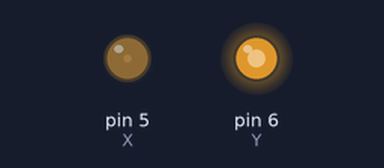
A sketch run on a simulated Arduino Uno, built with avr-gcc and run on an emulated ATmega328P. On the bench: output pins drawn as LEDs (lit = HIGH). What the sketch prints to the serial monitor is not drawn.

Above: at 0.05 s.
At 0.3 s:
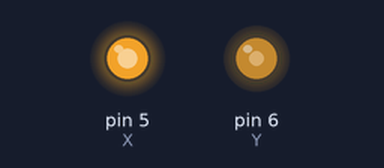
At 0.4 s:
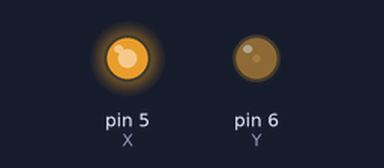
At 0.5 s:
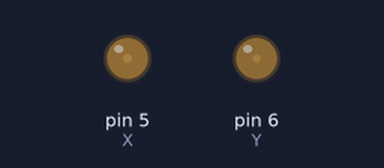
Timing chart, 0 to 3.0 s (numbered marks = the images above):
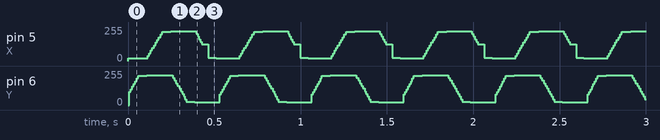

The sketch:

oscilloscope-drawing.ino
```cpp
/*struct POINT {
  int x;
  int y;
};*/

const int X = 5;
const int Y = 6;

//POINT points[] = {{20,20}, {20,20}, {225, 225}, {225,225}};
int points[][2] = {{20,20}, {20,225}, {225, 225}, {225,20}};

int pointsLength;

int steps = 10;

void setup() {
  pinMode(X, OUTPUT);
  pinMode(Y, OUTPUT);

  pointsLength = (sizeof(points)/sizeof(*points));

  Serial.begin(9600);

  TCCR0B = 0b00000001; // x1
  TCCR0A = 0b00000011; // fast pwm
}

void loop() {/*
  digitalWrite(X, HIGH);
  digitalWrite(Y, HIGH);

  delay(1);

  digitalWrite(X, LOW);
  digitalWrite(Y, LOW);

  delay(1);*/

  for(int i = 0; i < pointsLength; i++) {

    int startPoint[2] = {points[i][0], points[i][1]};
    int endPoint[2];

    if(i == pointsLength - 1) {
      endPoint[0] = points[0][0];
      endPoint[1] = points[0][1];
    } else {
      endPoint[0] = points[i+1][0];
      endPoint[1] = points[i+1][1];
    }

    Serial.print("Points: (");
    Serial.print(startPoint[0]);
    Serial.print(startPoint[1]);
    Serial.print(") (");
    Serial.print(endPoint[0]);
    Serial.print(endPoint[1]);
    Serial.println(")");

    int xm = endPoint[0] - startPoint[0];
    int ym = endPoint[1] - startPoint[1];

    Serial.print("xm:");
    Serial.print(xm);
    Serial.print(" ym:");
    Serial.println(ym);

    //int subpoints[steps][2] = {};

    for(int i = 0; i <= steps; i++) {
      //subpoints[i][0] = xm / steps * i;
      //subpoints[i][1] = ym / steps * i;
      int x = startPoint[0] + (xm / steps * i);
      int y = startPoint[1] + (ym / steps * i);

      Serial.print(x);
      Serial.print(".");
      Serial.println(y);

      analogWrite(X, x);
      analogWrite(Y, y);

      //delay(1000);
    }
  }

}
```
